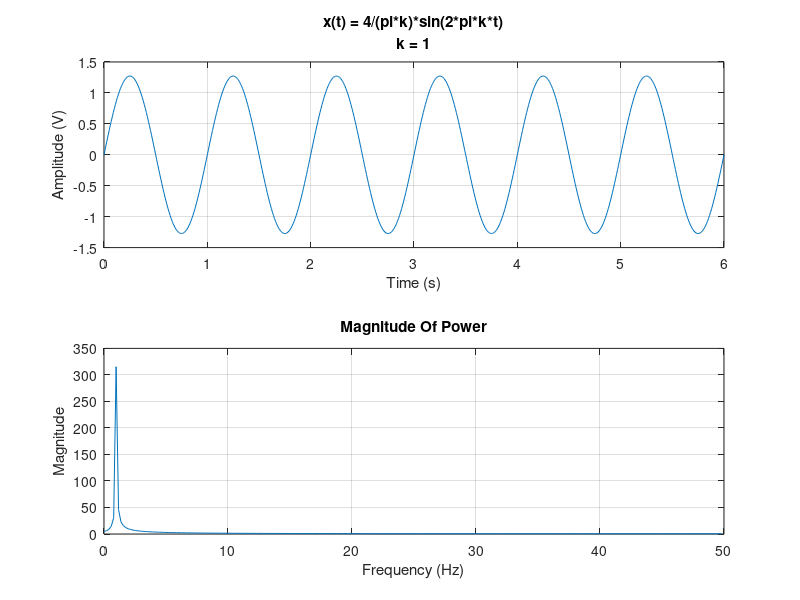
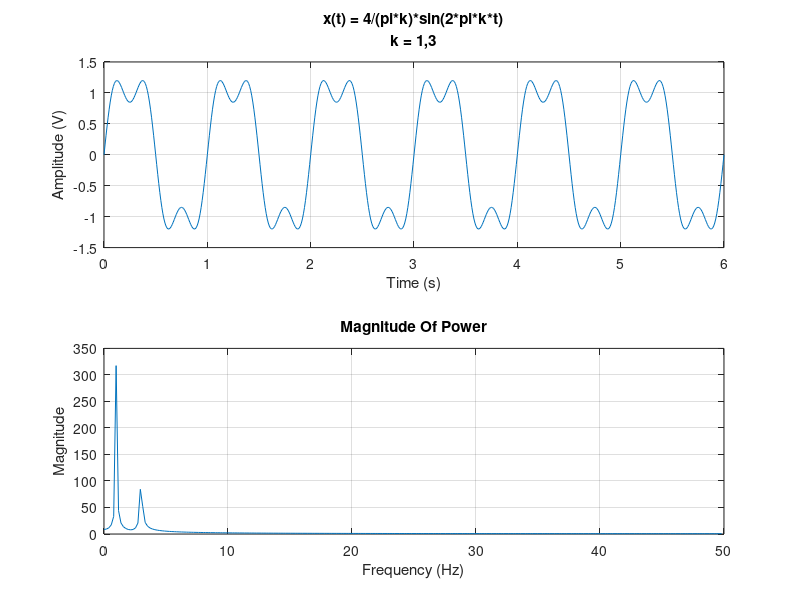
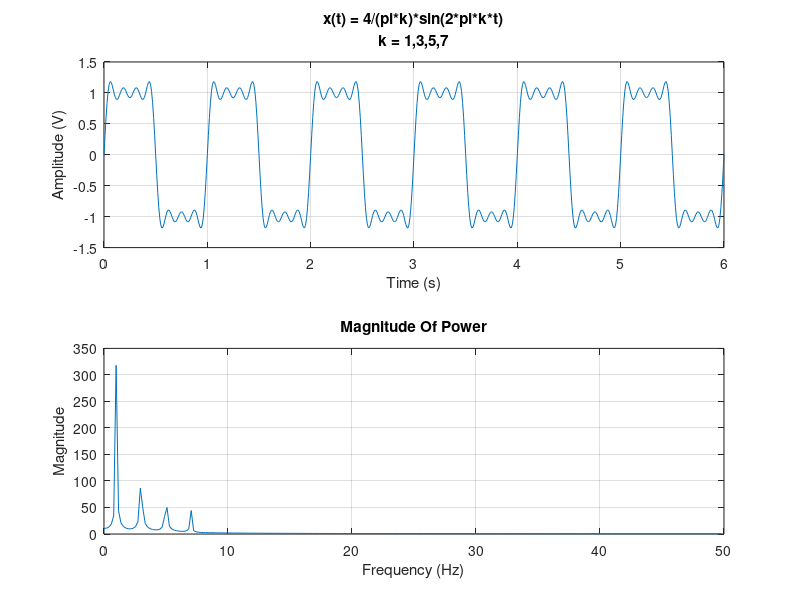
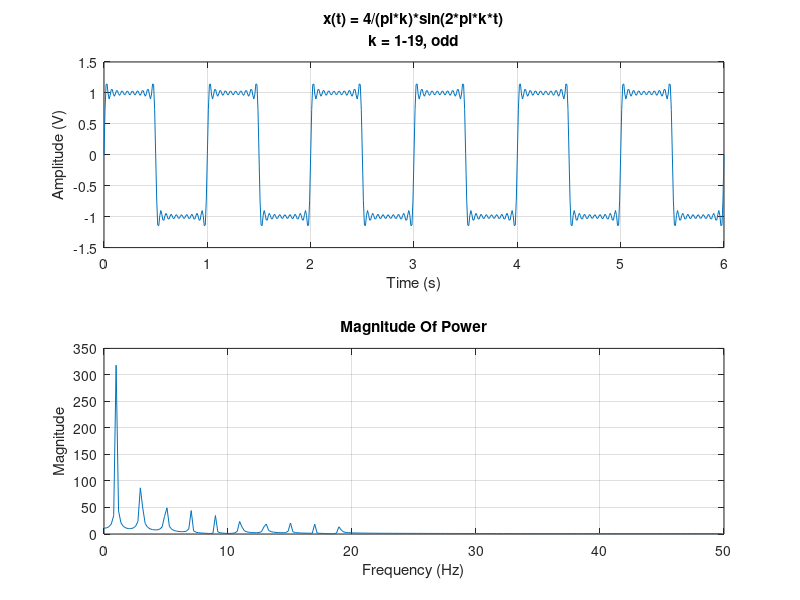

Here is the MATLAB script that generated these plots, in order:
%%%%%%%%%%%%%%%%%%%%%%%%%%%%%%%%%%%%%%%%%%%%%%%%%%%%%%%%%%%%%%%%%%%%%%%%
% Title: EGR 534 LE 6 Exercise 2
% Filename: Tipton_EGR534_LE3_ex2.m
% Author: Natalie Tipton
% Class: EGR 534
% Date: 10/29/19
% Instructor: Dr. Rhodes
% Description: This script finds the PSD of summed frequencies
%%%%%%%%%%%%%%%%%%%%%%%%%%%%%%%%%%%%%%%%%%%%%%%%%%%%%%%%%%%%%%%%%%%%%%%%

fs = 100;                           %declare sampling frequency        
t = 0:1/fs:6;                       %create time vector
f = 0:(fs/512):(fs/2)-(fs/512);     %create frequency vector

%%%%%%%%%%%%%%%%%%% Exercise 2: 1, 2 %%%%%%%%%%%%%%%%%%%
x1 = 0;     %initialize signal to 0

for k = 1:1
    x1 = x1 + (4 / (pi * k) * sin(2 * pi * k * t));     %create signal with 1 sin wave
end

X1 = abs(fft(x1, 512));     %find magnitude of fourier transfofrm of signal

figure(1)                                       %create new figure
subplot(2,1,1)                                  %in first of 2 subplots
plot(t,x1)                                      %plot signal against time
grid                                            %add grid
title({'x(t) = 4/(pi*k)*sin(2*pi*k*t)','k = 1'}) %add title
ylabel('Amplitude (V)')                         %label y axis
xlabel('Time (s)')                              %label x axis
subplot(2,1,2)                                  %in second of 2 subplots
plot(f,X1(1:256))                               %plot FT against frequency
grid                                            %add grid
title('Magnitude Of Power')          %add title
ylabel('Magnitude')                             %label y axis
xlabel('Frequency (Hz)')                        %label x axis

%%%%%%%%%%%%%%%%%%% Exercise 2: 3 %%%%%%%%%%%%%%%%%%%
x2 = 0;

%create signal with 2 sin waves
for k = 1:2:3
    x2 = x2 + (4 / (pi * k) * sin(2 * pi * k * t));
end

X2 = abs(fft(x2, 512));     %find magnitude of fourier transfofrm of signal

figure(2)                                       %create new figure
subplot(2,1,1)                                  %in first of 2 subplots
plot(t, x2)                                     %plot signal against time
grid                                            %add grid
title({'x(t) = 4/(pi*k)*sin(2*pi*k*t)','k = 1,3'})    %add title
ylabel('Amplitude (V)')                         %label y axis
xlabel('Time (s)')                              %label x axis
subplot(2,1,2)                                  %in second of 2 subplots
plot(f, X2(1:256))                              %plot FT against frequency
grid                                            %add grid
title('Magnitude Of Power')          %add title
ylabel('Magnitude')                             %label y axis
xlabel('Frequency (Hz)')                        %label x axis

%%%%%%%%%%%%%%%%%%% Exercise 2: 4 %%%%%%%%%%%%%%%%%%%
x3 = 0;

%create signal with 4 sine waves
for k = 1:2:7
    x3 = x3 + (4 / (pi * k) * sin(2 * pi * k * t));
end

X3 = abs(fft(x3, 512));     %find magnitude of fourier transfofrm of signal

figure(3)                                       %create new figure
subplot(2,1,1)                                  %in first of 2 subplots
plot(t, x3)                                     %plot signal against time
grid                                            %add grid
title({'x(t) = 4/(pi*k)*sin(2*pi*k*t)','k = 1,3,5,7'})    %add title
ylabel('Amplitude (V)')                         %label y axis
xlabel('Time (s)')                              %label x axis
subplot(2,1,2)                                  %in second of 2 subplots
plot(f, X3(1:256))                              %plot FT against frequency
grid                                            %add grid
title('Magnitude Of Power')          %add title
ylabel('Magnitude')                             %label y axis
xlabel('Frequency (Hz)')                        %label x axis

%%%%%%%%%%%%%%%%%%% Exercise 2: 5 %%%%%%%%%%%%%%%%%%%
x4 = 0;

%create signal with 11 sine waves
for k = 1:2:19
    x4 = x4 + (4 / (pi * k) * sin(2 * pi * k * t));
end

X4 = abs(fft(x4, 512));     %find magnitude of fourier transfofrm of signal

figure(4)                                       %create new figure
subplot(2,1,1)                                  %in first of 2 subplots
plot(t, x4)                                     %plot signal against time
grid                                            %add grid
title({'x(t) = 4/(pi*k)*sin(2*pi*k*t)','k = 1-19, odd'})    %add title
ylabel('Amplitude (V)')                         %label y axis
xlabel('Time (s)')                              %label x axis
subplot(2,1,2)                                  %in second of 2 subplots
plot(f, X4(1:256))                              %plot FT against frequency
grid                                            %add grid
title('Magnitude Of Power')          %add title
ylabel('Magnitude')                             %label y axis
xlabel('Frequency (Hz)')                        %label x axis

